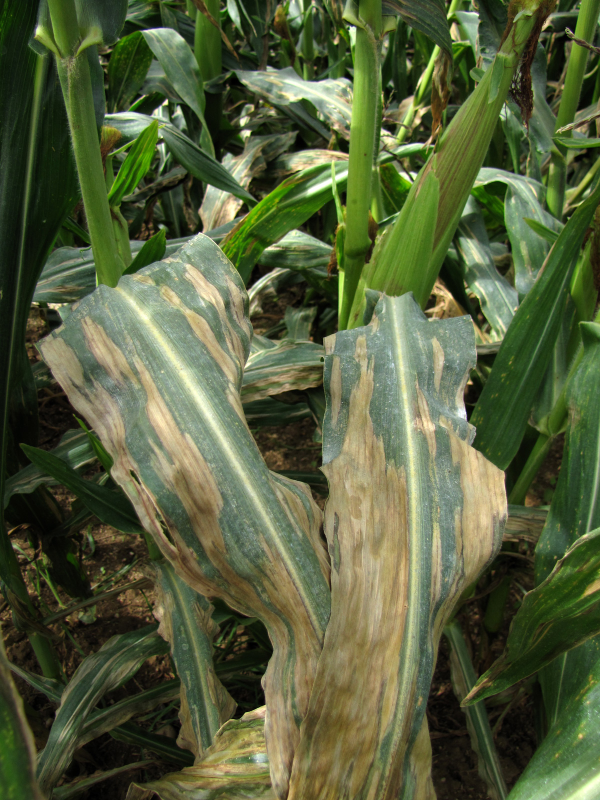
#> input picture maize_ai/training/dataset/raw/data/Blight/Corn_Blight (1113).jpg, 1200 x 1600 px (shown at 1/2 size)
$ python -i preprocess.py   (imports and definitions only)   (older library calls are emulated)
#> lines starting #> are read from the running program, lines starting #| are printed output that depends on the picture; after the words box and inside, x2 and y2 are one past the last pixel; in counts of white or black regions, pixels touching at a corner belong together
### maize_ai/app/pipeline/quality_check.py
import cv2
import numpy as np

def check_image_quality(image):

    gray = cv2.cvtColor(image, cv2.COLOR_RGB2GRAY)

    blur_score = cv2.Laplacian(gray, cv2.CV_64F).var()
    brightness = np.mean(gray)

    if blur_score < 50:
        return False, "Image too blurry"
    if brightness < 40:
        return False, "Image too dark"

    return True, "OK"

### maize_ai/app/utils/image_utils.py
import cv2

def resize(image, size=(224, 224)):
    return cv2.resize(image, size)

def denoise(image):
    return cv2.bilateralFilter(image, 9, 75, 75)

def to_rgb(image):
    return cv2.cvtColor(image, cv2.COLOR_BGR2RGB)

### maize_ai/app/pipeline/segmentation.py
import cv2
import numpy as np

def segment_leaf(image):

    hsv = cv2.cvtColor(image, cv2.COLOR_RGB2HSV)

    lower = np.array([25, 40, 40])
    upper = np.array([95, 255, 255])

    mask = cv2.inRange(hsv, lower, upper)

    segmented = cv2.bitwise_and(image, image, mask=mask)

    return segmented

### maize_ai/app/utils/transforms.py
import numpy as np

def normalize(image):
    return image.astype(np.float32) / 255.0


def to_tensor(image):
    image = np.transpose(image, (2, 0, 1))
    return np.expand_dims(image, axis=0)

### maize_ai/app/pipeline/preprocess.py
import cv2

from app.pipeline.quality_check import check_image_quality
from app.pipeline.segmentation import segment_leaf

from app.utils.image_utils import resize, denoise
from app.utils.transforms import normalize, to_tensor


# -------------------------
# CLAHE + LAB enhancement
# -------------------------
def clahe(image):

    lab = cv2.cvtColor(image, cv2.COLOR_RGB2LAB)
    l, a, b = cv2.split(lab)

    c = cv2.createCLAHE(2.0, (8, 8))
    l = c.apply(l)

    lab = cv2.merge((l, a, b))
    return cv2.cvtColor(lab, cv2.COLOR_LAB2RGB)


# -------------------------
# FULL PIPELINE
# -------------------------
def process_image(image):

    # 1. Quality check
    ok, msg = check_image_quality(image)
    if not ok:
        return {"error": msg}

    # 2. Resize
    image = resize(image)

    # 3. Denoise
    image = denoise(image)

    # 4. CLAHE enhancement
    image = clahe(image)

    # 5. Segmentation
    image = segment_leaf(image)

    # 6. Normalize
    image = normalize(image)

    # 7. Tensor conversion
    tensor = to_tensor(image)

    return tensor

>>> import cv2
>>> picture = cv2.cvtColor(cv2.imread('../../training/dataset/raw/data/Blight/Corn_Blight (1113).jpg'), cv2.COLOR_BGR2RGB)
>>> result = process_image(picture)
#> in check_image_quality, `gray = cv2.cvtColor(image, cv2.COLOR_RGB2GRAY)`:
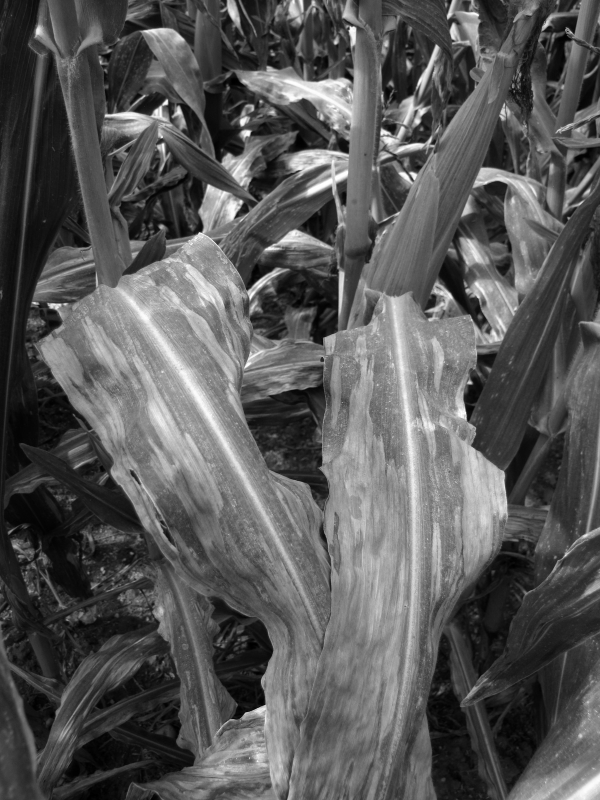
#> gray: shape (1600, 1200) (shown at 1/2 size); min 0, max 255, mean 87.7
#> in check_image_quality, `blur_score = cv2.Laplacian(gray, cv2.CV_64F).var()`: blur_score = 193.3
#> in check_image_quality, `brightness = np.mean(gray)`: brightness = 87.7
#> in process_image, `ok, msg = check_image_quality(image)`: ok = True; msg = 'OK'
#> in denoise, `return cv2.bilateralFilter(image, 9, 75, 75)`:
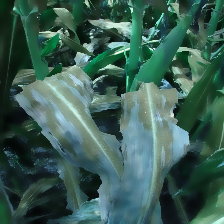
#> returned value: shape (224, 224, 3); mean of channels 0, 1, 2 83.9, 94, 59; drawn as B, G, R
#> in clahe, `lab = cv2.cvtColor(image, cv2.COLOR_RGB2LAB)`: lab: shape (224, 224, 3); mean of channels 0, 1, 2 95.2, 117.8, 146.4
#> in clahe, `l, a, b = cv2.split(lab)`:
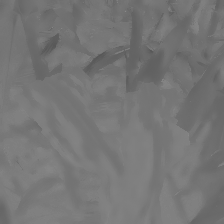
#> a: shape (224, 224); min 86, max 137, mean 117.8
#> in clahe, `l, a, b = cv2.split(lab)`:
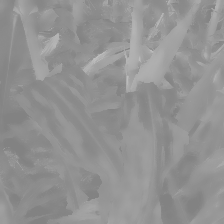
#> b: shape (224, 224); min 129, max 190, mean 146.4
#> in clahe, `l = c.apply(l)`:
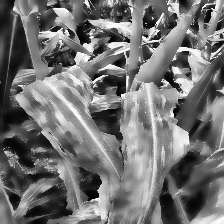
#> l: shape (224, 224); min 3, max 255, mean 113.9
#> in clahe, `lab = cv2.merge((l, a, b))`: lab: shape (224, 224, 3); mean of channels 0, 1, 2 113.9, 117.8, 146.4
#> in segment_leaf, `hsv = cv2.cvtColor(image, cv2.COLOR_RGB2HSV)`: hsv: shape (224, 224, 3); mean H, S, V 39.2, 100.1, 115
#> in segment_leaf, `mask = cv2.inRange(hsv, lower, upper)`:
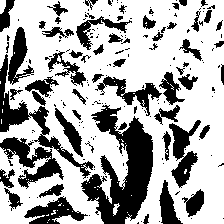
#> mask: shape (224, 224); 66.7% white; 199 black regions (142 under 20 px), largest, box (x1, y1, x2, y2) and area: (81, 105, 153, 224) 4127, (0, 54, 95, 179) 1598, (0, 137, 64, 189) 1257
#> in normalize, `return image.astype(np.float32) / 255.0`:
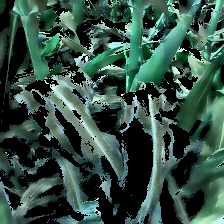
#> returned value: shape (224, 224, 3) float32; mean of channels 0, 1, 2 0.273, 0.314, 0.206; drawn as B, G, R

$ run again, on maize_ai/training/dataset/raw/data/Blight/Corn_Blight (1120).jpg
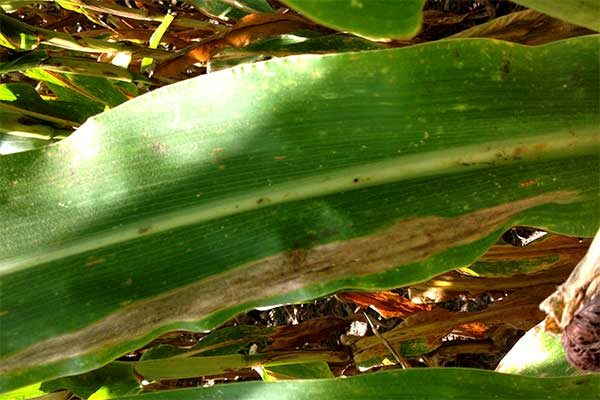
#> input picture maize_ai/training/dataset/raw/data/Blight/Corn_Blight (1120).jpg, 600 x 400 px
#> blur_score = 984.7
#> brightness = 92.53
#> ok = True; msg = 'OK'
#> hsv: shape (224, 224, 3); mean H, S, V 34.1, 173.9, 125
#> in segment_leaf, `mask = cv2.inRange(hsv, lower, upper)`:
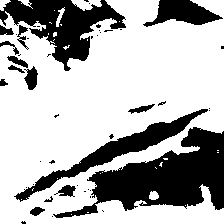
#> mask: shape (224, 224); 69.3% white; 47 black regions (32 under 20 px), largest, box (x1, y1, x2, y2) and area: (53, 127, 224, 218) 6704, (0, 0, 126, 71) 3778, (14, 109, 208, 202) 2571
#> in normalize, `return image.astype(np.float32) / 255.0`:
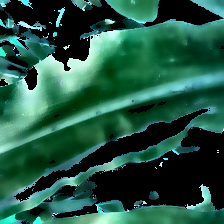
#> returned value: shape (224, 224, 3) float32; mean of channels 0, 1, 2 0.266, 0.337, 0.133; drawn as B, G, R

$ run again, on maize_ai/training/dataset/raw/data/Blight/Corn_Blight (90).jpg
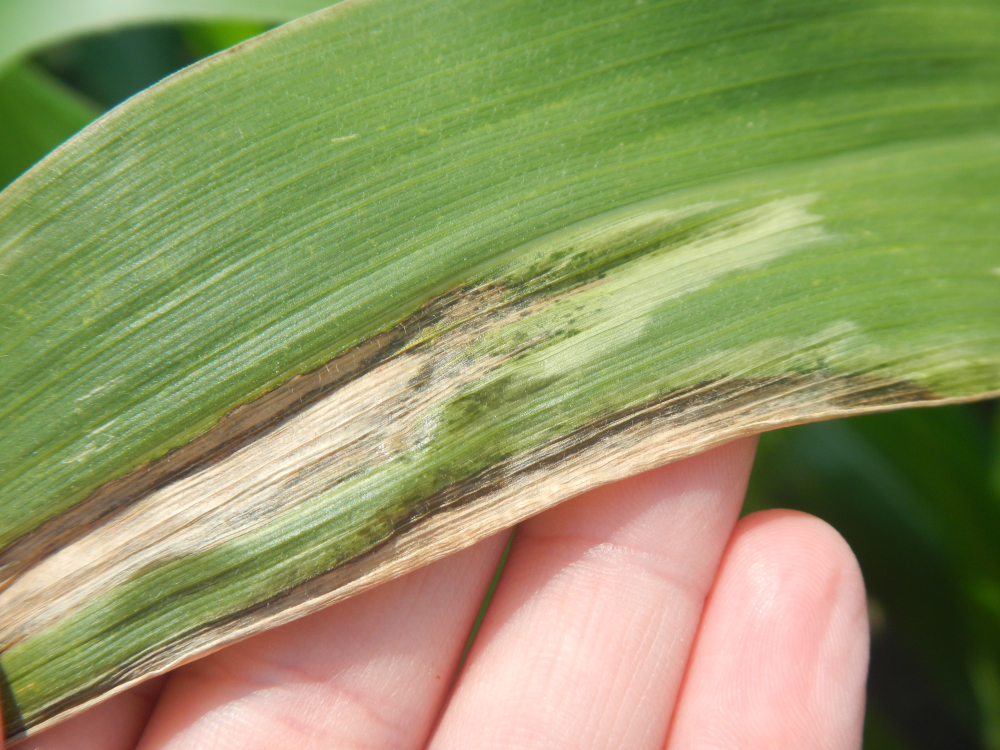
#> input picture maize_ai/training/dataset/raw/data/Blight/Corn_Blight (90).jpg, 4000 x 3000 px (shown at 1/4 size)
#> blur_score = 83.78
#> brightness = 142.9
#> ok = True; msg = 'OK'
#> hsv: shape (224, 224, 3); mean H, S, V 32.1, 113.8, 158.3
#> in segment_leaf, `mask = cv2.inRange(hsv, lower, upper)`:
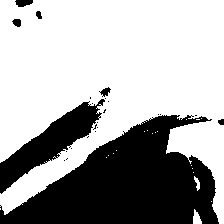
#> mask: shape (224, 224); 65.9% white; 24 black regions (17 under 20 px), largest, box (x1, y1, x2, y2) and area: (0, 115, 219, 224) 13680, (0, 99, 105, 194) 3108, (15, 0, 33, 7) 96
#> in normalize, `return image.astype(np.float32) / 255.0`:
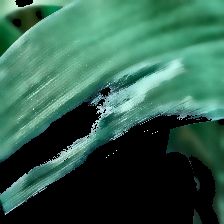
#> returned value: shape (224, 224, 3) float32; mean of channels 0, 1, 2 0.305, 0.376, 0.201; drawn as B, G, R

$ run again, on maize_ai/training/dataset/raw/data/Blight/Corn_Blight (97).jpg
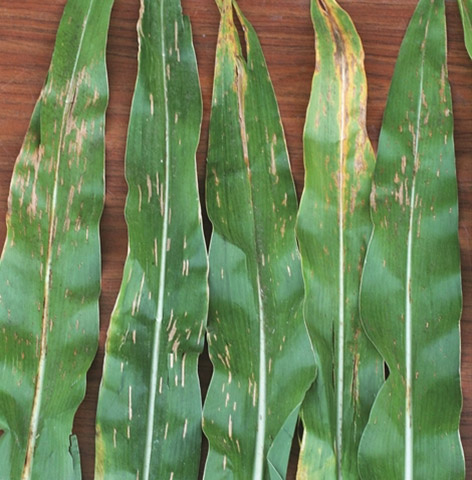
#> input picture maize_ai/training/dataset/raw/data/Blight/Corn_Blight (97).jpg, 472 x 480 px
#> blur_score = 534.9
#> brightness = 121.5
#> ok = True; msg = 'OK'
#> hsv: shape (224, 224, 3); mean H, S, V 45, 103.3, 143.8
#> mask: shape (224, 224); 77.7% white; 80 black regions (60 under 20 px), largest, box (x1, y1, x2, y2) and area: (86, 0, 151, 117) 2522, (34, 0, 68, 224) 2188, (0, 0, 31, 119) 1751
#> in normalize, `return image.astype(np.float32) / 255.0`:
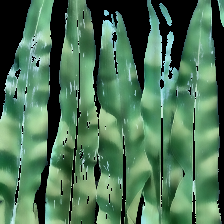
#> returned value: shape (224, 224, 3) float32; mean of channels 0, 1, 2 0.338, 0.454, 0.297; drawn as B, G, R
